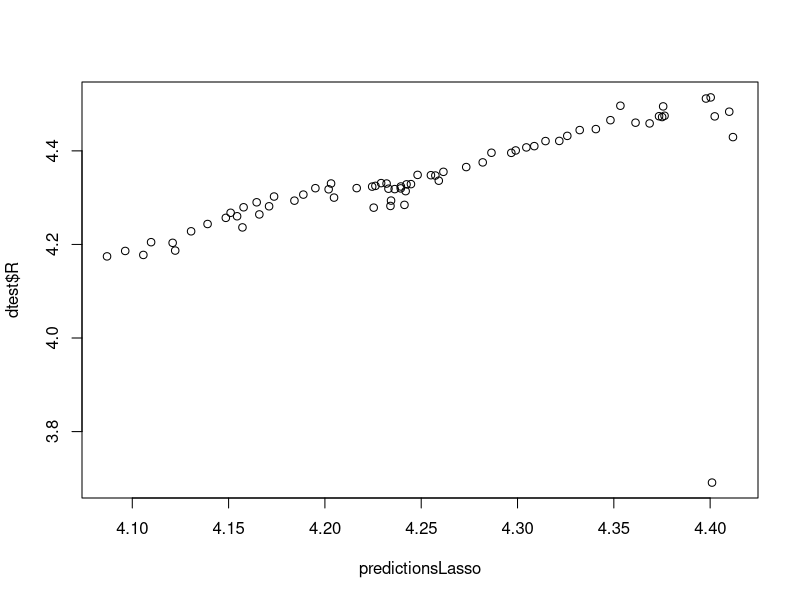

Source code (R):
library(readxl)

#Reading and filtering data
data <- read_xlsx("PredictorData2018.xlsx")
data <- data[data$yyyymm>197912,]
data <- data[1:468, ]

colnames(data)[5] <- "bm"

#Converting data
data["ltr"] <- as.double(data$ltr)
data["tbl"] <- as.double(data$tbl)
data["AAA"] <- as.double(data$AAA)
data["BAA"] <- as.double(data$BAA)
data["infl"] <- as.double(data$infl)
data["ntis"] <- as.double(data$ntis)
data["bm"] <- as.double(data$bm)
data["svar"] <- as.double(data$svar)
data["DE12"] <- data["D12"]/data["E12"]
data["TSPREAD"] <- data["ltr"]-data["tbl"]
data["DSPREAD"] <- data["AAA"]-data["BAA"]
data["DRSPREAD"] <- data["AAA"]-data["ltr"]

data <- subset(data, select = c("ltr", "ntis", "svar", "infl",
                                "DRSPREAD", "D12", "bm", "tbl",
                                "DSPREAD", "E12",
                                "TSPREAD", "DE12", "Index", "yyyymm"))

#Computing R column
r <- unlist(log(data[-(1:1), "Index"] +
                  data[-(1:1), "D12"]/12) - log(data[-(length(data):length(data)), "Index"], base=10))

data$R <- c(r, mean(r))
#Spliting data on training and testing sets
train_n <- as.integer(0.85*length(data$yyyymm))+1

dtrain <- data[1:train_n, ]
dtest <- data[-(1:train_n), ]

R2<-function(y,pred) {
  1-sum((y-pred)^2)/sum((y-mean(y))^2) 
}

rmse<-function(y,pred) {
  sqrt(mean((y-pred)^2)) 
} 

s <- function(x){
  x**d
}

library(glmnet)
library(caret)

trControl <- trainControl(method="timeslice",
                          initialWindow = train_n-1,
                          fixedWindow = TRUE,
                          horizon=1)
#LASSO regression
lasso <- train(R~log(E12, base=10)**3 +
                 log(D12, base=10)**3 +
                 DE12**3 + svar**3 +
                 bm**3 + ntis**3 +
                 tbl**3 + ltr**3 +
                 TSPREAD**3 + DSPREAD**3 +
                 DRSPREAD**3 + infl**3,
               data=dtrain,
               method = "glmnet",
               tuneGrid = expand.grid(alpha=1, lambda=seq(0.1, 1, by = 0.1)),
               trControl = trControl
               )

lasso$results
best_params <- lasso$bestTune

best_params
sum(lasso$results$RMSE[!is.na(lasso$results$RMSE)])/sum(!is.na(lasso$results$RMSE))
sum(lasso$results$Rsquared[!is.na(lasso$results$Rsquared)])/sum(!is.na(lasso$results$Rsquared))

predictionsLassoTrain <- predict(lasso, 
                                lambda=best_params$lambda,
                                alpha =best_params$alpha,
                                newdata = data[-(length(dtrain):length(dtrain)),])

rmse(data$R, predictionsLassoTrain)
R2(data$R, predictionsLassoTrain)

dtest_rows <- nrow(dtest)

predictionsLasso <- 1:nrow(dtest)
metrics_windows_lasso <- array(dim=c(nrow(dtest), 2))
for (index in 1:dtest_rows){
  prediction <- predict(lasso,
                        lambda= best_params$lambda,
                        alpha = best_params$alpha,
                        newdata = dtest[index, ])
  predictionsLasso[index] <- prediction

  start_<- index
  end_  <- train_n+index
  window <- data[(start_:end_), ]
  
  data[end_, "R"] <- prediction
  lasso <- train(R~log(E12, base=10)**3 +
                   log(D12, base=10)**3 +
                   DE12**3 + svar**3 +
                   bm**3 + ntis**3 +
                   tbl**3 + ltr**3 +
                   TSPREAD**3 + DSPREAD**3 +
                   DRSPREAD**3 + infl**3,
                 data=dtrain,
                 method = "glmnet",
                 trControl=trainControl(method = "none"),
                 tuneGrid = expand.grid(alpha=best_params$alpha, 
                 lambda=best_params$lambda))

  rms<- rmse(window$R, predict(lasso, newdata = window,
                               alpha=best_params$alpha,
                               lambda=best_params$lambda))
  r2 <- R2(window$R, predict(lasso, newdata = window,
                             alpha=best_params$alpha,
                             lambda=best_params$lambda))

  metrics_windows_lasso[index, 1] <- rms
  metrics_windows_lasso[index, 2] <- r2

}
lasso

plot(predictionsLasso, dtest$R)

sum(metrics_windows_lasso[,1])/length(metrics_windows_lasso[,1])
sum(metrics_windows_lasso[,2])/length(metrics_windows_lasso[,2])

rmse(dtest$R, predictionsLasso)
R2(dtest$R, predictionsLasso)

